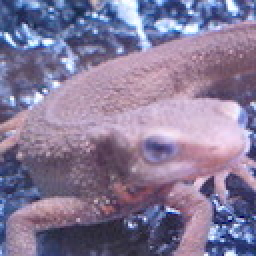
#> input picture Question_11_20/my_answers/imori.jpg, 128 x 128 px (shown 2 times larger)
$ python answer13.py   (older library calls are emulated)
#> lines starting #> are read from the running program, lines starting #| are printed output that depends on the picture
import cv2
import numpy as np

img = cv2.imread("imori.jpg").astype(np.float)
H, W, C = img.shape
#> H = 128; W = 128; C = 3

# グレースケース化
b = img[:, :, 0].copy()
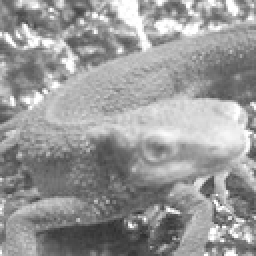
#> b: shape (128, 128) float64 (shown 2 times larger); min 46, max 255, mean 152.8
g = img[:, :, 1].copy()
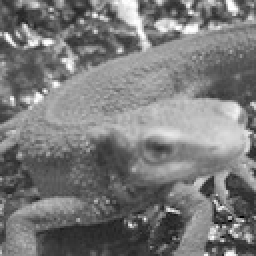
#> g: shape (128, 128) float64 (shown 2 times larger); min 0, max 255, mean 121.8
r = img[:, :, 2].copy()
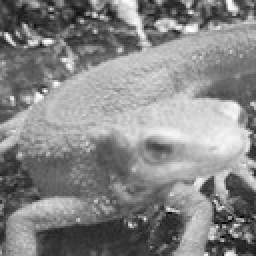
#> r: shape (128, 128) float64 (shown 2 times larger); min 0, max 255, mean 134.1

Y = 0.2126 * r + 0.7152 * g + 0.0722 * b
Y = Y.astype(np.uint8)

# Kernel_size
K_size = 3
pad = K_size // 2

out = np.zeros((H + 2 * pad, W + 2 * pad), dtype=np.float)
out[pad:pad + H, pad:pad + W] = Y.copy().astype(np.float)
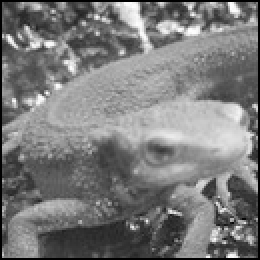
#> out: shape (130, 130) float64 (shown 2 times larger); min 0, max 254, mean 122.3

tmp = out.copy()

for y in range(pad, pad + H):
    for x in range(pad, pad + W):
            max = np.max(tmp[y - pad:y + pad + 1, x - pad:x + pad + 1])
            min = np.min(tmp[y - pad:y + pad + 1, x - pad:x + pad + 1])
            out[y, x] = max - min
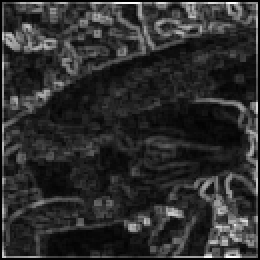
#> out: shape (130, 130) float64 (shown 2 times larger); min 0, max 254, mean 45.3

cv2.imshow('image', out.astype(np.uint8))
cv2.waitKey(0)
cv2.destroyAllWindows()

# 一言
# グレイスケースの252.0と252は扱いが異なる。
# 前者は白画像として表示される
# 後者は濃淡が正しく表示される
# フィルタ中にtmpの代わりにoutをそのまま用いると計算途中に元画像が更新されてしまう
# 必ずtmpを用いること！（実はこれまでもすべて同じ話が当てはまるので修正が必要...）
# 以降エッジ検出関連のアルゴリズムはすべてグレースケース化を最初にすること
